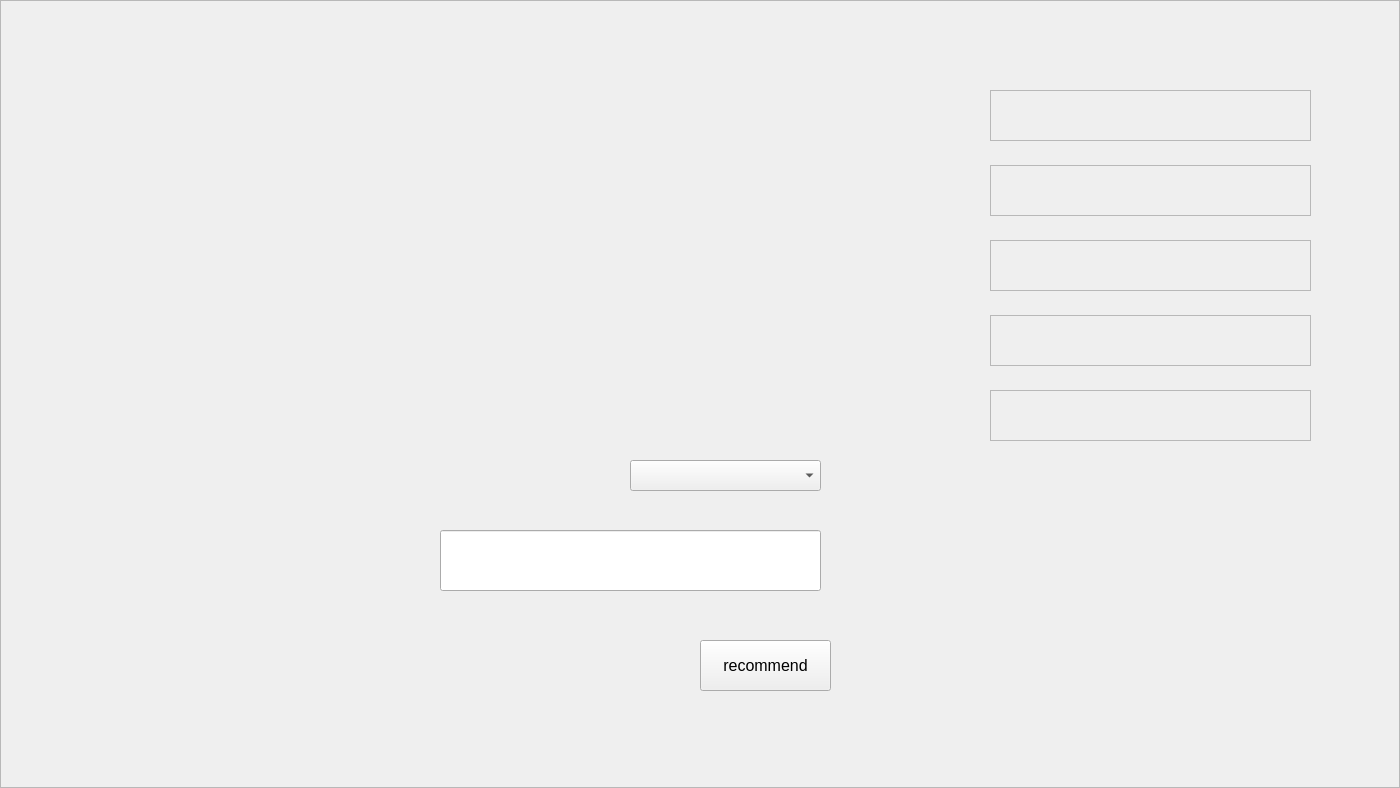
<?xml version="1.0" encoding="UTF-8"?>
<ui version="4.0">
 <class>bookform</class>
 <widget class="QWidget" name="bookform">
  <property name="geometry">
   <rect>
    <x>0</x>
    <y>0</y>
    <width>1400</width>
    <height>788</height>
   </rect>
  </property>
  <property name="windowTitle">
   <string>Form</string>
  </property>
  <property name="styleSheet">
   <string notr="true">#form
{background-image: url(:/newPrefix/bookaq1400788.png);}</string>
  </property>
  <widget class="QFrame" name="frame">
   <property name="geometry">
    <rect>
     <x>0</x>
     <y>0</y>
     <width>1400</width>
     <height>788</height>
    </rect>
   </property>
   <property name="sizePolicy">
    <sizepolicy hsizetype="Preferred" vsizetype="Preferred">
     <horstretch>0</horstretch>
     <verstretch>0</verstretch>
    </sizepolicy>
   </property>
   <property name="font">
    <font>
     <family>맑은 고딕</family>
     <pointsize>11</pointsize>
    </font>
   </property>
   <property name="contextMenuPolicy">
    <enum>Qt::NoContextMenu</enum>
   </property>
   <property name="styleSheet">
    <string notr="true">#frame
{background-image: url(:/newPrefix/bookaq1400788.png);}</string>
   </property>
   <property name="frameShape">
    <enum>QFrame::StyledPanel</enum>
   </property>
   <property name="frameShadow">
    <enum>QFrame::Raised</enum>
   </property>
   <property name="lineWidth">
    <number>0</number>
   </property>
   <widget class="QLabel" name="lbl_result1">
    <property name="geometry">
     <rect>
      <x>990</x>
      <y>90</y>
      <width>321</width>
      <height>51</height>
     </rect>
    </property>
    <property name="font">
     <font>
      <family>맑은 고딕</family>
      <pointsize>8</pointsize>
     </font>
    </property>
    <property name="frameShape">
     <enum>QFrame::StyledPanel</enum>
    </property>
    <property name="text">
     <string/>
    </property>
   </widget>
   <widget class="QLabel" name="lbl_result2">
    <property name="geometry">
     <rect>
      <x>990</x>
      <y>165</y>
      <width>321</width>
      <height>51</height>
     </rect>
    </property>
    <property name="font">
     <font>
      <family>맑은 고딕</family>
      <pointsize>8</pointsize>
     </font>
    </property>
    <property name="frameShape">
     <enum>QFrame::StyledPanel</enum>
    </property>
    <property name="text">
     <string/>
    </property>
   </widget>
   <widget class="QLabel" name="lbl_result3">
    <property name="geometry">
     <rect>
      <x>990</x>
      <y>240</y>
      <width>321</width>
      <height>51</height>
     </rect>
    </property>
    <property name="font">
     <font>
      <family>맑은 고딕</family>
      <pointsize>8</pointsize>
     </font>
    </property>
    <property name="frameShape">
     <enum>QFrame::StyledPanel</enum>
    </property>
    <property name="text">
     <string/>
    </property>
   </widget>
   <widget class="QLabel" name="lbl_result4">
    <property name="geometry">
     <rect>
      <x>990</x>
      <y>315</y>
      <width>321</width>
      <height>51</height>
     </rect>
    </property>
    <property name="font">
     <font>
      <family>맑은 고딕</family>
      <pointsize>8</pointsize>
     </font>
    </property>
    <property name="frameShape">
     <enum>QFrame::StyledPanel</enum>
    </property>
    <property name="text">
     <string/>
    </property>
   </widget>
   <widget class="QLabel" name="lbl_result5">
    <property name="geometry">
     <rect>
      <x>990</x>
      <y>390</y>
      <width>321</width>
      <height>51</height>
     </rect>
    </property>
    <property name="font">
     <font>
      <family>맑은 고딕</family>
      <pointsize>8</pointsize>
     </font>
    </property>
    <property name="frameShape">
     <enum>QFrame::StyledPanel</enum>
    </property>
    <property name="text">
     <string/>
    </property>
   </widget>
   <widget class="QLineEdit" name="le_keyword">
    <property name="geometry">
     <rect>
      <x>440</x>
      <y>530</y>
      <width>381</width>
      <height>61</height>
     </rect>
    </property>
    <property name="font">
     <font>
      <family>Arial</family>
      <pointsize>16</pointsize>
     </font>
    </property>
    <property name="echoMode">
     <enum>QLineEdit::Normal</enum>
    </property>
   </widget>
   <widget class="QComboBox" name="cmb_titles">
    <property name="geometry">
     <rect>
      <x>630</x>
      <y>460</y>
      <width>191</width>
      <height>31</height>
     </rect>
    </property>
   </widget>
   <widget class="QPushButton" name="btn_recommend">
    <property name="geometry">
     <rect>
      <x>700</x>
      <y>640</y>
      <width>131</width>
      <height>51</height>
     </rect>
    </property>
    <property name="font">
     <font>
      <family>MS Sans Serif</family>
      <pointsize>12</pointsize>
      <weight>50</weight>
      <italic>false</italic>
      <bold>false</bold>
     </font>
    </property>
    <property name="styleSheet">
     <string notr="true">#button
{background-image: url(:/newPrefix/1081025.png);}</string>
    </property>
    <property name="text">
     <string>recommend</string>
    </property>
   </widget>
  </widget>
 </widget>
 <resources>
  <include location="bookqt.qrc"/>
 </resources>
 <connections/>
</ui>
